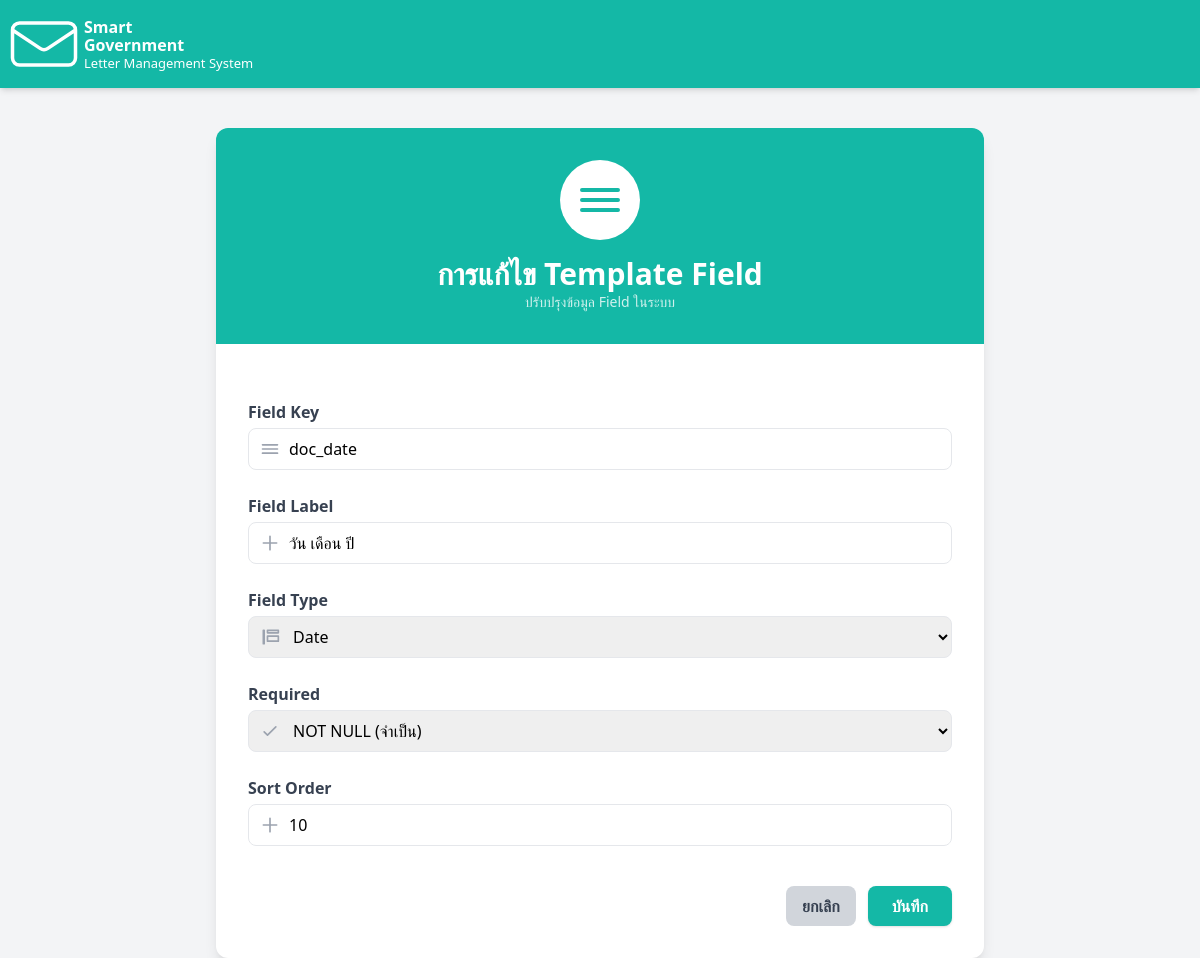
Page /admin/template_Edit.php?id=1 (signed in) on the committed database.
### tables this page shows
CREATE TABLE `template_fields` (
  `field_id` int(11) NOT NULL,
  `template_id` int(11) NOT NULL,
  `field_key` varchar(80) NOT NULL,
  `field_label` varchar(150) NOT NULL,
  `field_type` enum('text','textarea','date','number','select','checkbox') NOT NULL,
  `is_required` tinyint(1) DEFAULT 0,
  `sort_order` int(11) DEFAULT 0
);

### admin/template_Edit.php (the view, shortened to what this page needs)
<?php
$pdo = getPDO();
$id = $_GET['id'] ?? 0;
$stmt = $pdo->prepare("SELECT * FROM template_fields WHERE field_id=?");
$stmt->execute([$id]);
$field = $stmt->fetch(PDO::FETCH_ASSOC);
?>
<!DOCTYPE html>
<html lang="th">
<head>
    <script src="https://cdn.tailwindcss.com"></script>
</head>
<body class="bg-gray-100">
    <header class="bg-teal-500 text-white p-4 flex justify-between items-center shadow-md">
        <div class="flex items-center space-x-3">
            <div class="w-[56px] h-[56px] flex items-center justify-center relative overflow-visible">
            </div>
            <div class="leading-tight">
                <div class="text-[16px] font-bold">Smart</div>
                <div class="text-[16px] font-bold -mt-[2px]">Government</div>
                <div class="text-[13px] mt-[0px]">Letter Management System</div>
            </div>
        </div>
    </header>
    <body class="bg-gray-100">
        <div class="max-w-3xl mx-auto mt-10 bg-white rounded-xl shadow-lg overflow-hidden">
            <div class="bg-teal-500 text-white text-center py-8 relative">
                <div class="flex justify-center">
                    <div class="w-20 h-20 rounded-full bg-white flex items-center justify-center">
                        <svg class="h-12 w-12 text-teal-500" fill="none" stroke="currentColor" viewBox="0 0 24 24">
                            <path stroke-linecap="round" stroke-linejoin="round" stroke-width="2"
                                d="M3 7h18M3 12h18M3 17h18" />
                        </svg>
                    </div>
                </div>
                <h1 class="text-3xl font-bold mt-4">การแก้ไข Template Field</h1>
                <p class="text-sm text-white/80">ปรับปรุงข้อมูล Field ในระบบ</p>
            </div>
            <form action="template_process.php" method="POST" class="p-8 space-y-6">
                <div>
                    <label class="block font-semibold text-gray-700 mb-1">Field Key</label>
                    <div class="relative">
                        <span class="absolute inset-y-0 left-0 flex items-center pl-3 text-gray-400">
                            <svg class="h-5 w-5" fill="none" stroke="currentColor" viewBox="0 0 24 24">
                                <path stroke-linecap="round" stroke-linejoin="round" stroke-width="2"
                                    d="M3 7h18M3 12h18M3 17h18" />
                            </svg>
                        </span>
                        <input type="text" name="field_key" value="<?= htmlspecialchars($field['field_key']) ?>"
                            required
                            class="w-full pl-10 pr-3 py-2 border rounded-lg focus:outline-none focus:ring-2 focus:ring-teal-400"
                            placeholder="Field Key">
                    </div>
                </div>
                <div>
                    <label class="block font-semibold text-gray-700 mb-1">Field Label</label>
                    <div class="relative">
                        <span class="absolute inset-y-0 left-0 flex items-center pl-3 text-gray-400">
                            <svg class="h-5 w-5" fill="none" stroke="currentColor" viewBox="0 0 24 24">
                                <path stroke-linecap="round" stroke-linejoin="round" stroke-width="2"
                                    d="M12 4v16m8-8H4" />
                            </svg>
                        </span>
                        <input type="text" name="field_label" value="<?= htmlspecialchars($field['field_label']) ?>"
                            required
                            class="w-full pl-10 pr-3 py-2 border rounded-lg focus:outline-none focus:ring-2 focus:ring-teal-400"
                            placeholder="Field Label">
                    </div>
                </div>
                <div>
                    <label class="block font-semibold text-gray-700 mb-1">Field Type</label>
                    <div class="relative">
                        <span class="absolute inset-y-0 left-0 flex items-center pl-3 text-gray-400">
                            <svg class="h-5 w-5" fill="none" stroke="currentColor" viewBox="0 0 24 24">
                                <path stroke-linecap="round" stroke-linejoin="round" stroke-width="2"
                                    d="M9 17v-6h13v6H9zM9 7V4h13v3H9zM4 4h1v16H4z" />
                            </svg>
                        </span>
                        <select name="field_type"
                            class="w-full pl-10 pr-3 py-2 border rounded-lg focus:outline-none focus:ring-2 focus:ring-teal-400">
                            <option value="date" <?= $field['field_type']=='date'?'selected':'' ?>>Date</option>
                        </select>
                    </div>
                </div>
                <div>
                    <label class="block font-semibold text-gray-700 mb-1">Required</label>
                    <div class="relative">
                        <span class="absolute inset-y-0 left-0 flex items-center pl-3 text-gray-400">
                            <svg class="h-5 w-5" fill="none" stroke="currentColor" viewBox="0 0 24 24">
                                <path stroke-linecap="round" stroke-linejoin="round" stroke-width="2"
                                    d="M5 13l4 4L19 7" />
                            </svg>
                        </span>
                        <select name="is_required"
                            class="w-full pl-10 pr-3 py-2 border rounded-lg focus:outline-none focus:ring-2 focus:ring-teal-400">
                            <option value="1" <?= $field['is_required']==1?'selected':'' ?>>NOT NULL (จำเป็น)</option>
                        </select>
                    </div>
                </div>
                <div>
                    <label class="block font-semibold text-gray-700 mb-1">Sort Order</label>
                    <div class="relative">
                        <span class="absolute inset-y-0 left-0 flex items-center pl-3 text-gray-400">
                            <svg class="h-5 w-5" fill="none" stroke="currentColor" viewBox="0 0 24 24">
                                <path stroke-linecap="round" stroke-linejoin="round" stroke-width="2"
                                    d="M12 4v16m8-8H4" />
                            </svg>
                        </span>
                        <input type="number" name="sort_order" value="<?= $field['sort_order'] ?>"
                            class="w-full pl-10 pr-3 py-2 border rounded-lg focus:outline-none focus:ring-2 focus:ring-teal-400"
                            placeholder="Sort Order">
                    </div>
                </div>
                <div class="flex justify-end space-x-3 pt-4">
                    <a href="form_Templates.php"
                        class="px-4 py-2 rounded-lg bg-gray-300 text-gray-700 font-semibold hover:bg-gray-400 transition">
                        ยกเลิก
                    </a>
                    <button type="submit"
                        class="px-6 py-2 rounded-lg bg-teal-500 text-white font-semibold hover:bg-teal-600 shadow">
                        บันทึก
                    </button>
                </div>
            </form>
        </div>
    </body>
</html>

### rows in the picture
template_fields: field_key "doc_date", field_label "วัน เดือน ปี", field_type "Date", is_required "NOT NULL (จำเป็น)", sort_order "10"
